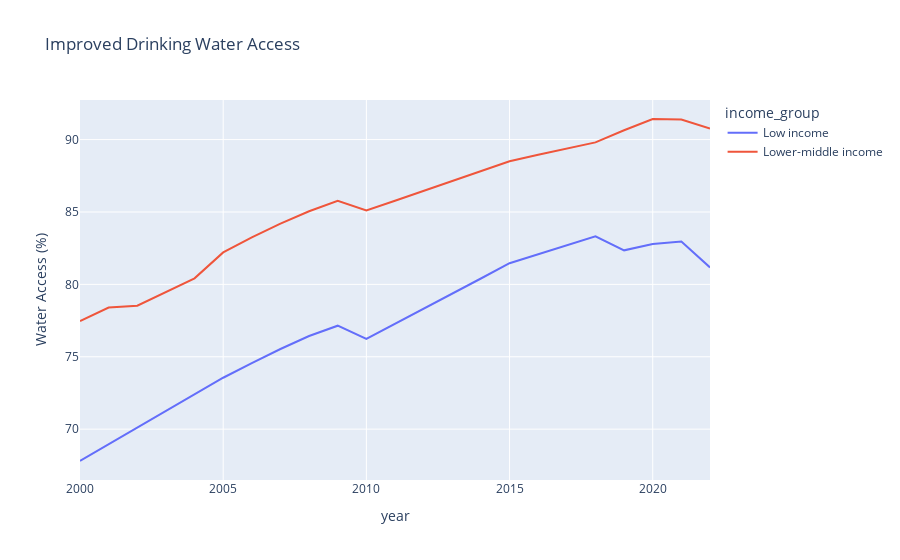
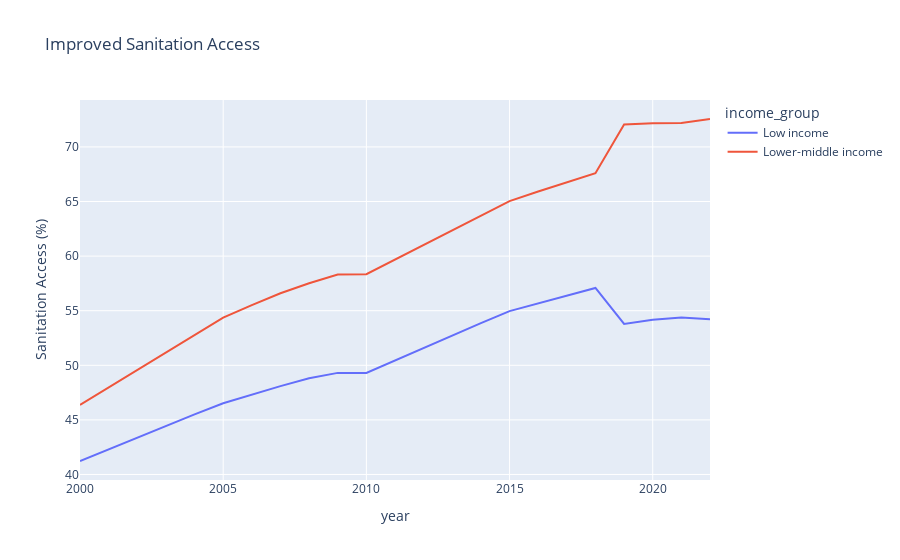

The notebook cell saved with these charts, in order:
### Code cell
import plotly.express as px

developing_df = df[df['income_group'].isin(['Low income', 'Lower-middle income'])]



avg_trend = developing_df.groupby(['year', 'income_group'])[['improved_wat_%', 'improved_san_%']].mean().reset_index()


fig1 = px.line(avg_trend, x='year', y='improved_wat_%', color='income_group',
               title=' Improved Drinking Water Access',
               labels={'improved_wat_%': 'Water Access (%)'})
fig1.show()
fig.write_image("improved_wt_access.png")



fig2 = px.line(avg_trend, x='year', y='improved_san_%', color='income_group',
               title='Improved Sanitation Access ',
               labels={'improved_san_%': 'Sanitation Access (%)'})
fig2.show()
fig.write_image("improved_san_access.png")

### Figure 1 — Plotly figure (JSON) as saved in the notebook; plotly's stock layout.template omitted (floating-point values rounded to 4 significant figures)
{"data": [{"hovertemplate": "income_group=Low income<br>year=%{x}<br>Water Access (%)=%{y}<extra></extra>", "legendgroup": "Low income", "line": {"color": "#636efa", "dash": "solid"}, "marker": {"symbol": "circle"}, "mode": "lines", "name": "Low income", "orientation": "v", "showlegend": true, "type": "scatter", "x": [2000, 2001, 2002, 2003, 2004, 2005, 2006, 2007, 2008, 2009, 2010, 2011, 2012, 2013, 2014, 2015, 2016, 2017, 2018, 2019, 2020, 2021, 2022], "xaxis": "x", "y": [67.8, 68.95, 70.09, 71.25, 72.4, 73.55, 74.56, 75.53, 76.43, 77.15, 76.23, 77.26, 78.3, 79.35, 80.41, 81.46, 82.08, 82.71, 83.32, 82.35, 82.78, 82.96, 81.17], "yaxis": "y"}, {"hovertemplate": "income_group=Lower-middle income<br>year=%{x}<br>Water Access (%)=%{y}<extra></extra>", "legendgroup": "Lower-middle income", "line": {"color": "#EF553B", "dash": "solid"}, "marker": {"symbol": "circle"}, "mode": "lines", "name": "Lower-middle income", "orientation": "v", "showlegend": true, "type": "scatter", "x": [2000, 2001, 2002, 2003, 2004, 2005, 2006, 2007, 2008, 2009, 2010, 2011, 2012, 2013, 2014, 2015, 2016, 2017, 2018, 2019, 2020, 2021, 2022], "xaxis": "x", "y": [77.47, 78.4, 78.52, 79.47, 80.42, 82.21, 83.24, 84.2, 85.05, 85.77, 85.1, 85.77, 86.46, 87.13, 87.82, 88.5, 88.96, 89.39, 89.81, 90.64, 91.42, 91.39, 90.76], "yaxis": "y"}], "layout": {"autosize": true, "legend": {"title": {"text": "income_group"}, "tracegroupgap": 0}, "title": {"text": " Improved Drinking Water Access"}, "xaxis": {"anchor": "y", "autorange": true, "domain": [0, 1], "range": [2000, 2022], "title": {"text": "year"}, "type": "linear"}, "yaxis": {"anchor": "x", "autorange": true, "domain": [0, 1], "range": [66.49, 92.73], "title": {"text": "Water Access (%)"}, "type": "linear"}}}

### Figure 2 — Plotly figure (JSON) as saved in the notebook; plotly's stock layout.template omitted (floating-point values rounded to 4 significant figures)
{"data": [{"hovertemplate": "income_group=Low income<br>year=%{x}<br>Sanitation Access (%)=%{y}<extra></extra>", "legendgroup": "Low income", "line": {"color": "#636efa", "dash": "solid"}, "marker": {"symbol": "circle"}, "mode": "lines", "name": "Low income", "orientation": "v", "showlegend": true, "type": "scatter", "x": [2000, 2001, 2002, 2003, 2004, 2005, 2006, 2007, 2008, 2009, 2010, 2011, 2012, 2013, 2014, 2015, 2016, 2017, 2018, 2019, 2020, 2021, 2022], "xaxis": "x", "y": [41.23, 42.31, 43.38, 44.44, 45.5, 46.52, 47.32, 48.09, 48.8, 49.3, 49.3, 50.45, 51.6, 52.73, 53.85, 54.96, 55.67, 56.39, 57.09, 53.78, 54.16, 54.39, 54.22], "yaxis": "y"}, {"hovertemplate": "income_group=Lower-middle income<br>year=%{x}<br>Sanitation Access (%)=%{y}<extra></extra>", "legendgroup": "Lower-middle income", "line": {"color": "#EF553B", "dash": "solid"}, "marker": {"symbol": "circle"}, "mode": "lines", "name": "Lower-middle income", "orientation": "v", "showlegend": true, "type": "scatter", "x": [2000, 2001, 2002, 2003, 2004, 2005, 2006, 2007, 2008, 2009, 2010, 2011, 2012, 2013, 2014, 2015, 2016, 2017, 2018, 2019, 2020, 2021, 2022], "xaxis": "x", "y": [46.38, 47.98, 49.57, 51.18, 52.77, 54.36, 55.52, 56.6, 57.52, 58.31, 58.34, 59.68, 61.02, 62.38, 63.73, 65.04, 65.92, 66.78, 67.59, 72.06, 72.17, 72.2, 72.56], "yaxis": "y"}], "layout": {"autosize": true, "legend": {"title": {"text": "income_group"}, "tracegroupgap": 0}, "title": {"text": "Improved Sanitation Access "}, "xaxis": {"anchor": "y", "autorange": true, "domain": [0, 1], "range": [2000, 2022], "title": {"text": "year"}, "type": "linear"}, "yaxis": {"anchor": "x", "autorange": true, "domain": [0, 1], "range": [39.49, 74.3], "title": {"text": "Sanitation Access (%)"}, "type": "linear"}}}
